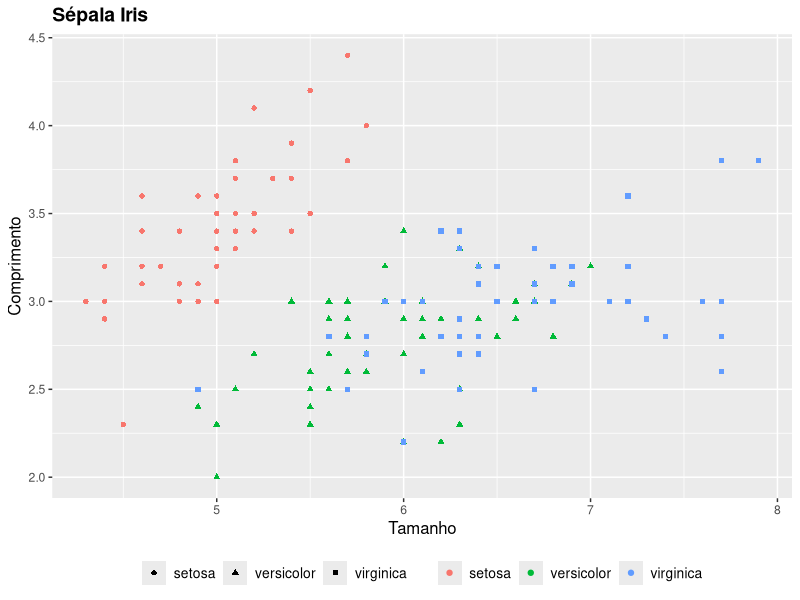

The R script that drew this image:
library(ggplot2)

ggplot(iris, aes(x = Sepal.Length, y = Sepal.Width, colour = as.factor(Species), shape = as.factor(Species))) +
  geom_point() +
  labs(color = "Espécie") +  # Substituí "fill" por "color" para labels no ggplot
  xlab("Tamanho") +
  ylab("Comprimento") +
  ggtitle("Sépala Iris") +
  theme(
    plot.title = element_text(size = 14, face = "bold"),
    axis.title = element_text(size = 12),
    legend.title = element_blank(),
    legend.text = element_text(size = 10),
    legend.position = "bottom"
  )